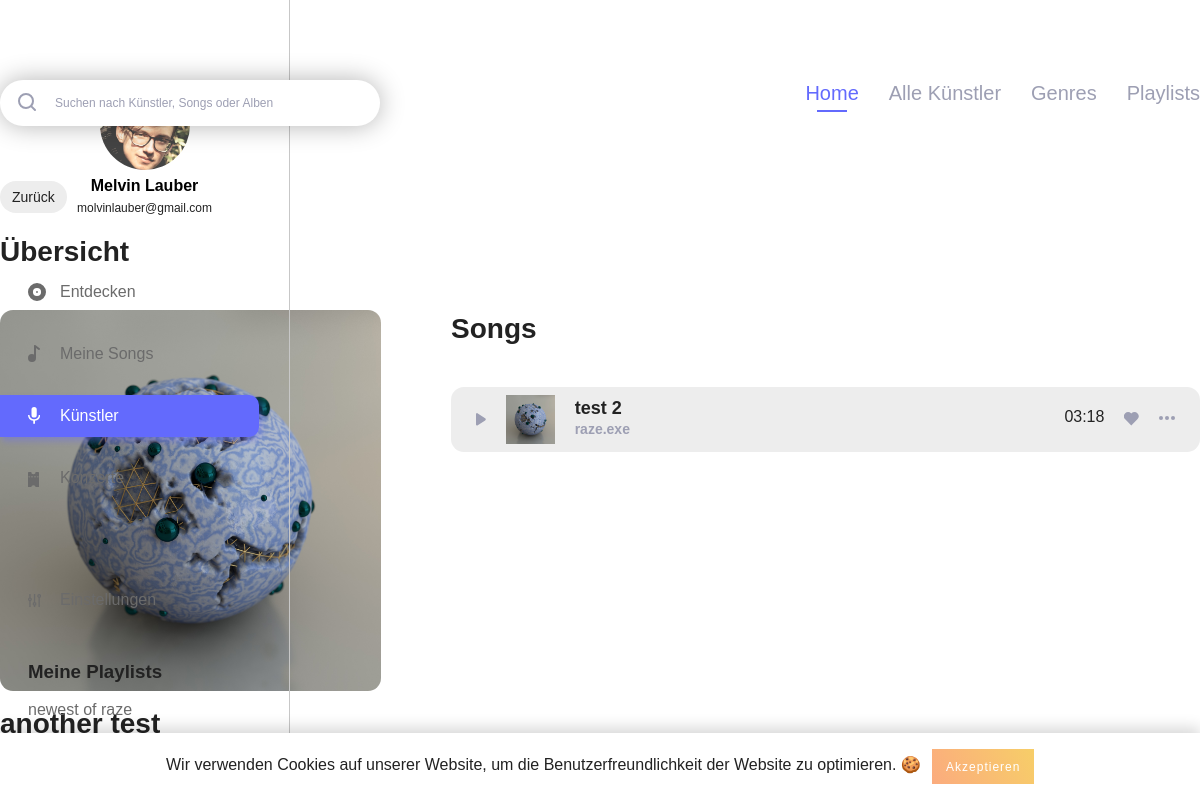
The app's page /album_overview.php?album_id=20&artist_id=1 (signed in) with its own data.
### tables this page shows
CREATE TABLE IF NOT EXISTS `users` (
  `id` int(11) NOT NULL AUTO_INCREMENT,
  `username` varchar(255) NOT NULL,
  `email` varchar(255) NOT NULL,
  `firstname` varchar(255) NOT NULL,
  `lastname` varchar(255) NOT NULL,
  `password_hash` varchar(255) NOT NULL,
  `password_token` varchar(255) NOT NULL,
  `is_artist` int(1) NOT NULL,
  `has_darkmode` tinyint(1) NOT NULL,
  PRIMARY KEY (`id`),
  UNIQUE KEY `username` (`username`),
  UNIQUE KEY `email` (`email`)
);

CREATE TABLE IF NOT EXISTS `playlist` (
  `playlist_id` int(11) NOT NULL AUTO_INCREMENT,
  `playlist_name` varchar(255) NOT NULL,
  `user_id` int(11) NOT NULL,
  `playlist_description` text NOT NULL,
  PRIMARY KEY (`playlist_id`),
  KEY `playlist_fk0` (`user_id`)
);

CREATE TABLE IF NOT EXISTS `album` (
  `album_id` int(11) NOT NULL AUTO_INCREMENT,
  `album_name` varchar(255) NOT NULL,
  `album_year` int(4) NOT NULL,
  `artist_id` int(11) NOT NULL,
  `path_to_image` varchar(255) NOT NULL,
  PRIMARY KEY (`album_id`)
);

CREATE TABLE IF NOT EXISTS `song` (
  `song_id` int(11) NOT NULL AUTO_INCREMENT,
  `artist_id_link` int(11) NOT NULL,
  `song_name` varchar(255) NOT NULL,
  `album_id_link` int(11) NOT NULL,
  `length` varchar(255) NOT NULL,
  `genre_id` int(11) NOT NULL,
  PRIMARY KEY (`song_id`),
  KEY `song_fk0` (`artist_id_link`),
  KEY `song_fk2` (`genre_id`),
  KEY `song_fk1` (`album_id_link`)
);

CREATE TABLE IF NOT EXISTS `artist` (
  `artist_id` int(11) NOT NULL AUTO_INCREMENT,
  `user_id` int(11) NOT NULL,
  `artist_firstname` varchar(255) NOT NULL,
  `artist_lastname` varchar(255) NOT NULL,
  `biography` text NOT NULL,
  PRIMARY KEY (`artist_id`),
  KEY `artist_fk0` (`user_id`)
);

### includes/start.php (called while the page is built, shortened)
<?php
include 'db.php';
if (isset($_SESSION['user']['id']) && !empty($_SESSION['user']['id'])) {
	$statement = $pdo->prepare("SELECT * FROM `users` WHERE `id` = :id");
	$result = $statement->execute(array('id' => $_SESSION['user']['id']));
}
if (isset($_SESSION['user']['has_darkmode']) && $_SESSION['user']['has_darkmode'] == 1) {
	$body_class = 'dark';
}
else {
	$body_class = '';
}
?>

### album_overview.php (the view, shortened to what this page needs)
<?php
include 'includes/start.php';
if (isset($_GET['album_id']) && !empty($_GET['album_id']) && $_GET['album_id'] > 0 && isset($_GET['artist_id']) && !empty($_GET['artist_id']) && $_GET['artist_id'] > 0) {
	$album_id = $_GET['album_id'];
}
$song_query = "SELECT * FROM `song` song
				INNER JOIN `album` album ON album.album_id = song.album_id_link
				WHERE `album_id_link` = ".$album_id;
$album_query = "SELECT * FROM `album` album
				INNER JOIN `artist` artist ON artist.artist_id = album.artist_id
				WHERE `album_id` = ".$album_id;
?>
<!DOCTYPE html>
<html lang="de">
	<head>
		<?php include 'includes/meta_data.php'; ?>
	</head>
	<body class="<?php echo $body_class; ?>">
		<?php include 'includes/navigation_left.php'; ?>
		<?php include 'includes/cookie_banner.php'; ?>
		<div class="main_content_wrapper">
			<div class="main_content_inner">
				<?php include 'includes/search_navi.php'; ?>
				<div id="album_overview">
					<a class="back_link" href="javascript:history.back()"><?php echo BACK; ?></a>
					<h3 class="short_title"><?php echo OVERVIEW; ?></h3>
					<div id="album_informations">
						<?php foreach ($pdo->query($album_query) as $album_data) { ?>
							<img class="album" src="img/covers/<?php echo $album_data['path_to_image']; ?>" width="381" alt="Cover">
							<h2 class="album_title"><?php echo $album_data['album_name']; ?></h2>
							<ul class="album_details">
								<li><?php echo $album_data['artist_firstname'].' '.$album_data['artist_lastname']; ?></li>
								<li><?php echo $album_data['album_year']; ?></li>
							</ul>
						<?php } ?>
					</div>
					<div id="song_list">
						<h3 class="short_title"><?php echo SONGS; ?></h3>
						<?php
							foreach ($pdo->query($song_query) as $song_data) {
								$statement_song = $pdo->prepare("SELECT `song_id` FROM `saved_songs` WHERE `song_id` = :song_id");
								$statement_song->bindParam(':song_id', $song_data['song_id']);
								$statement_song->execute();
								if ($statement_song->rowCount() > 0) {
									$like_class = 'liked';
								}
								else {
									$like_class = '';
								}
								?>
								<div class="popular_song">
									<div class="popular_song_inner">
										<span class="play_song_wrapper play_song_class" data-song=<?php echo $song_data['song_id']; ?> data-song_name="<?php echo $song_data['song_name'];?>" data-artist_name="<?php echo $album_data['artist_firstname'].' '.$album_data['artist_lastname']; ?>">
										 </span>
										<img src="img/covers/<?php echo $album_data['path_to_image']; ?>" class="cover_img" alt="Cover" width="49px">
										<div class="song_information">
											<h4 class="song_name"><?php echo $song_data['song_name'];?></h4>
											<h4 class="artist_name"><?php echo $album_data['artist_firstname'].' '.$album_data['artist_lastname']; ?></h4>
										</div>
										<div class="song_options">
											<span class="time"><?php echo $song_data['length']; ?></span>
											<span class="like_wrapper like_song <?php echo $like_class; ?>" data-song=<?php echo $song_data['song_id']; ?>><img src="img/assets/like.svg" alt="Like" class="svg"></span>
										</div>
									</div>
								</div>
						<?php } ?>
					</div>
				</div>
			</div>
		</div>
	</body>
</html>

### includes/navigation_left.php (shortened to what this page needs)
<?php
if(isset($_SESSION['active'])) {
	$active_class = $_SESSION['active'];
}
$query = "SELECT * FROM `users` WHERE `id` = ".$_SESSION['user']['id'];
$playlist_query = "SELECT * FROM `playlist` WHERE `user_id` = ".$_SESSION['user']['id'];
?>
<div class="navigation_left">
	<div class="navigation_wrapper">
		<div class="profile">
			<h3 class="profile_name">
				<?php foreach ($pdo->query($query) as $user_data) {
					echo $user_data['firstname'].' '.$user_data['lastname'];
				} ?>
			</h3>
			<p class="profile_mail">
				<?php foreach ($pdo->query($query) as $user_data) {
					echo $user_data['email'];
				} ?>
			</p>
		</div>
		<div class="main_navigation">
			<ul>
				<li class="navigation_element <?php if($active_class === 'discover') { echo 'active'; } ?>"><a href="index.php"><img class="svg" src="img/assets/discover.svg" alt="<?php echo DISCOVER; ?>"><?php echo DISCOVER; ?></a></li>
				<li class="navigation_element <?php if($active_class === 'my_songs') { echo 'active'; } ?>"><a href="my_songs.php"><img class="svg" src="img/assets/my_songs.svg" alt="<?php echo MY_SONGS; ?>"><?php echo MY_SONGS; ?></a></li>
				<li class="navigation_element <?php if($active_class === 'artists') { echo 'active'; } ?>"><a href="artists.php"><img class="svg" src="img/assets/artists.svg" alt="<?php echo ARTISTS; ?>"><?php echo ARTISTS; ?></a></li>
				<li class="navigation_element <?php if($active_class === 'events') { echo 'active'; } ?>"><a href="events.php"><img class="svg" src="img/assets/events.svg" alt="<?php echo EVENTS; ?>"><?php echo EVENTS; ?></a></li>
				<li class="navigation_element <?php if($active_class === 'settings') { echo 'active'; } ?>"><a href="settings.php"><img class="svg" src="img/assets/settings_nav.svg" alt="<?php echo SETTINGS; ?>"><?php echo SETTINGS; ?></a></li>
			</ul>
		</div>
		<div class="playlist_wrapper">
			<h3 class="playlist_title"><?php echo MY_PLAYLISTS; ?></h3>
			<ul>
				<?php foreach ($pdo->query($playlist_query) as $playlist_data) { ?>
					<li class="playlist_element"><a href="playlist_detail.php?playlist_id=<?php echo $playlist_data['playlist_id']; ?>"><?php echo $playlist_data['playlist_name']; ?></a></li>
				<?php } ?>
			</ul>
		</div>
	</div>
</div>

### css/_config.css (style rules this page uses)
:root { --primary-color: #636AFD; --primary-color_light: #e0e1ff; --text: #222; --navigation_left: #6B6B6B; --border: #C7C7C7; --light_text: #9D9FB3; --button: #ededed; --border-bottom: #707070; --background_dark_mode: #21252B; --dark_mode_border: #30353B; --dark_mode_input: #30353B; --dark_mode_light: #DDDDDD; --standard_shadow: 0 3px 27px rgba(0,0,0,0.39); --standard_radius: 13px; --standard_transition: all 0.3s ease; --error_color: #b20000; }

### css/_basic.css (style rules this page uses)
body { font-family: 'DM Sans', sans-serif; margin: 0; padding: 0; color: var(--text); -webkit-font-smoothing: antialiased; -moz-osx-font-smoothing: grayscale; }
h3 { margin: 0; padding: 0; }
h3.short_title { font-size: 28px; line-height: 37px; font-weight: 700; color: var(--text); margin-bottom: 40px; }
ul { padding: 0; margin: 0; }
.back_link { display: inline-block; font-size: 14px; background: var(--button); color: var(--text); text-decoration: none; border-radius: 50px; padding: 8px 12px; text-align: center; box-sizing: border-box; margin-bottom: 20px; }
.main_content_wrapper { padding-top: 80px; }
.main_content_inner { max-width: 1200px; margin: 0 auto; padding-bottom: 150px; box-sizing: border-box; }
.profile { text-align: center; }

### css/_navigation.css (style rules this page uses)
.navigation_left { position: fixed; width: 290px; height: 100%; border-right: 1px solid var(--border); padding: 80px 0; box-sizing: border-box; }
.navigation_left .profile { width: 195px; margin: 0 auto; margin-bottom: 50px; }
h3.profile_name { margin-top: 5px; font-size: 16px; line-height: 21px; color: #000; font-weight: 700; }
.profile_mail { font-size: 12px; line-height: 25px; margin: 0; margin-bottom: 5px; }
.navigation_left .main_navigation ul { padding-right: 30px; box-sizing: border-box; width: 100%; }
.navigation_left .main_navigation ul li.navigation_element { position: relative; list-style-type: none; color: var(--navigation_left); margin-top: 20px; }
.navigation_left .main_navigation ul li.navigation_element:first-child { margin-top: 0; }
.navigation_left .main_navigation ul li.navigation_element:last-child { margin-top: 80px; }
.navigation_left .main_navigation ul li.navigation_element.active a, .navigation_left .main_navigation ul li.navigation_element a:hover { background: var(--primary-color); color: #fff; box-shadow: 2px 4px 6px rgba(99, 106, 253, 0.4); transition: background 0.2s ease, color 0.2s ease; }
.navigation_left .main_navigation ul li a { color: inherit; text-decoration: none; padding: 12px 20px; padding-left: 60px; border-top-right-radius: 10px; border-bottom-right-radius: 10px; box-sizing: border-box; display: inline-block; width: 100%; transition: background 0.2s ease, color 0.2s ease; }
.playlist_wrapper { margin-top: 40px; padding-right: 30px; box-sizing: border-box; width: 100%; }
.playlist_wrapper .playlist_title { padding-left: 28px; box-sizing: border-box; }
.playlist_wrapper ul li.playlist_element { list-style-type: none; color: var(--navigation_left); margin-top: 10px; }
.playlist_wrapper ul li.playlist_element a { color: inherit; text-decoration: none; padding: 8px 20px; padding-left: 28px; border-top-right-radius: 10px; border-bottom-right-radius: 10px; box-sizing: border-box; display: inline-block; width: 100%; transition: background 0.2s ease, color 0.2s ease; }

### records on screen
users: firstname "Melvin", lastname "Lauber", email "molvinlauber@gmail.com"
playlist: playlist_name "newest of raze"
album: path_to_image (picture), album_name "another test"
song: album_id_link.path_to_image (picture), song_name "test 2", artist_id_link.artist_firstname "raze.exe", length "03:18"

### other values on screen
DISCOVER "Entdecken"
MY_SONGS "Meine Songs"
ARTISTS "Künstler"
EVENTS "Konzerte"
SETTINGS "Einstellungen"
MY_PLAYLISTS "Meine Playlists"
HOME "Home"
ALL_ARTISTS "Alle Künstler"
GENRES "Genres"
PLAYLISTS "Playlists"
BACK "Zurück"
OVERVIEW "Übersicht"
SONGS "Songs"
